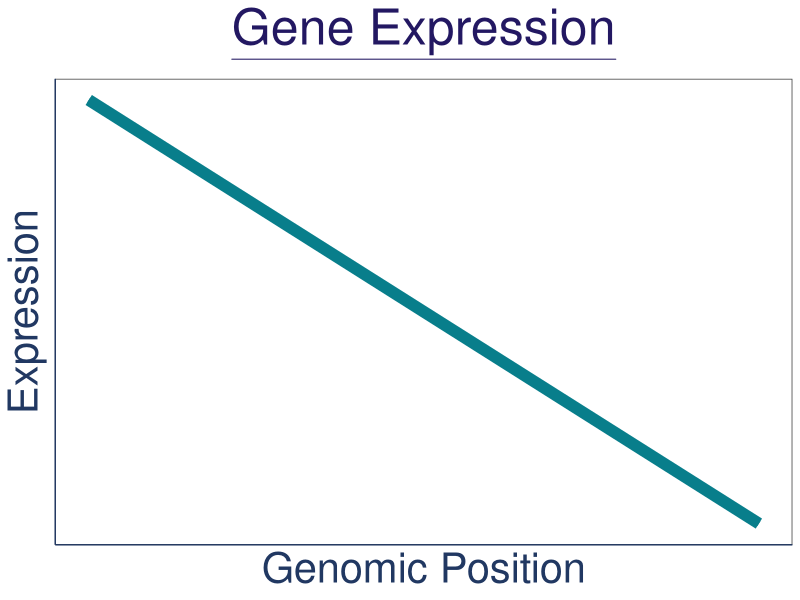
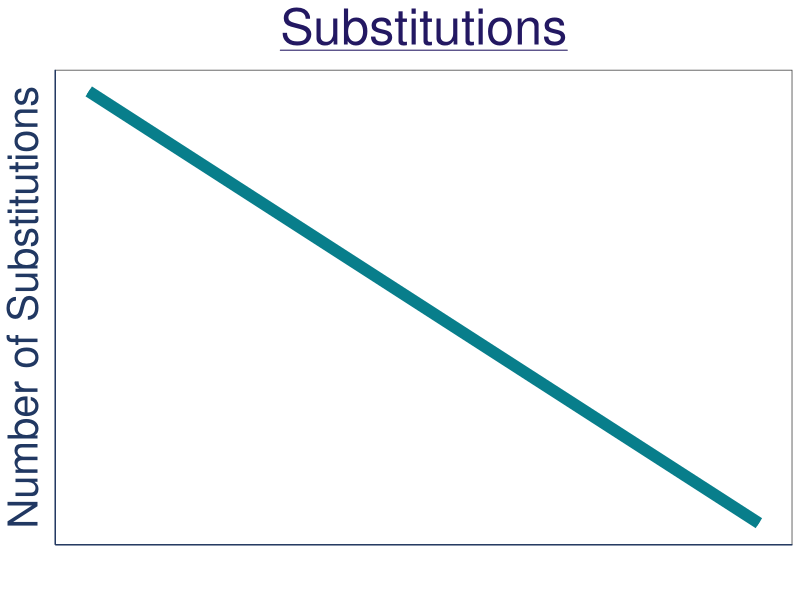
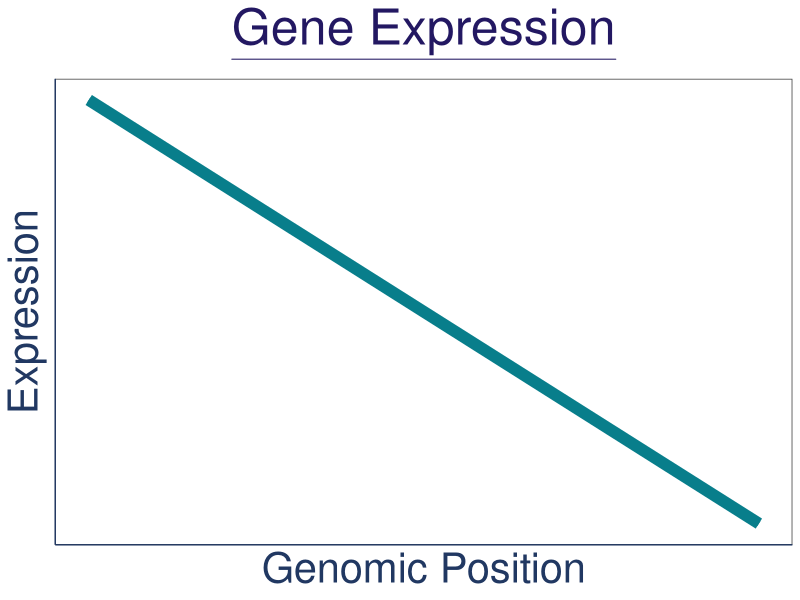
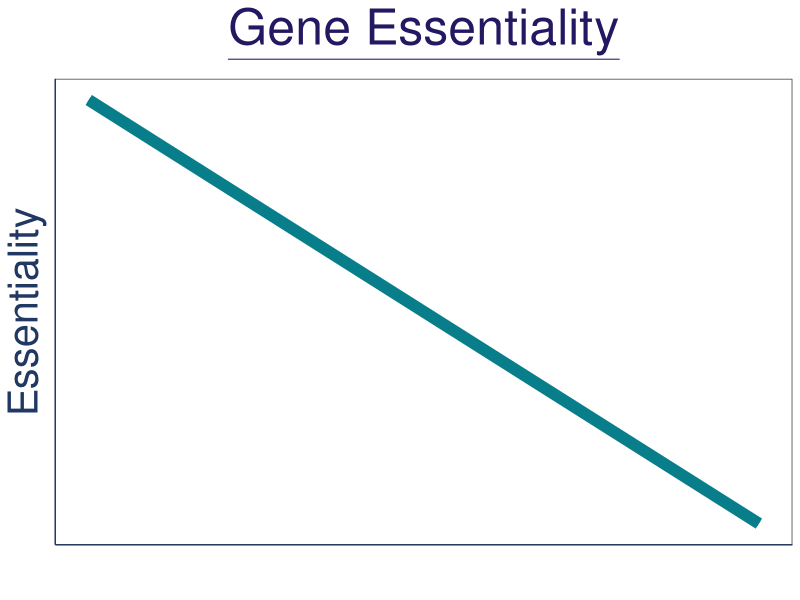
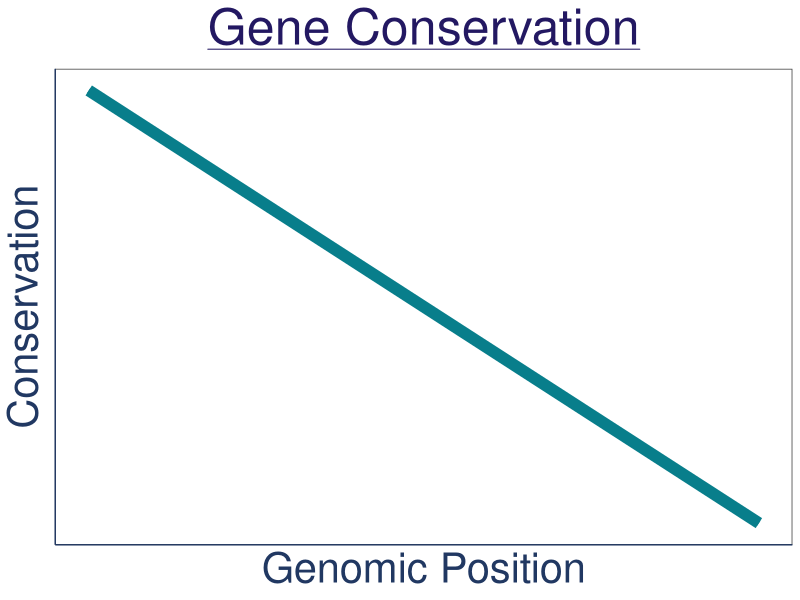
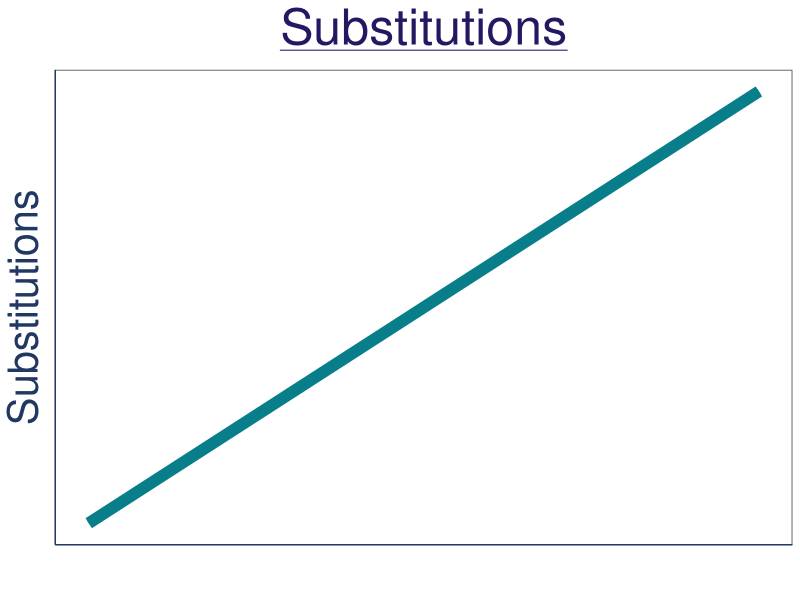
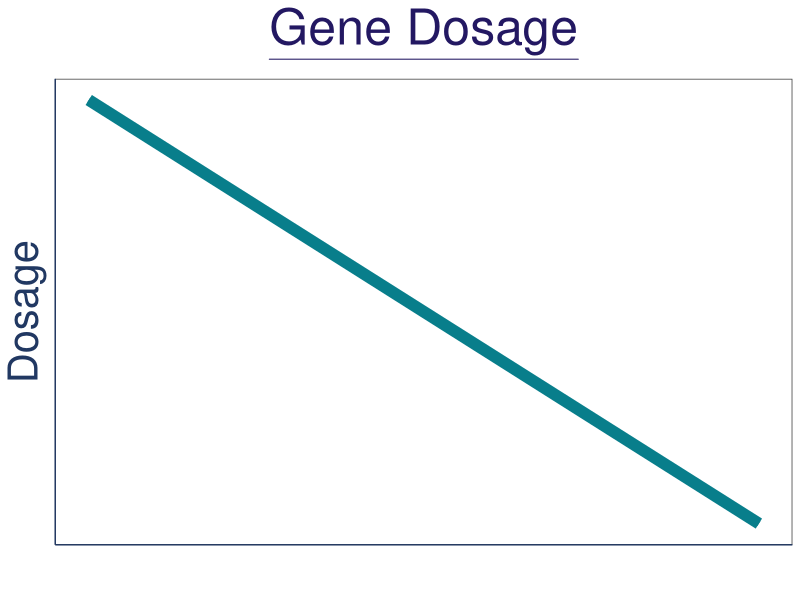

These figures' R source, in order:
setwd("C:/Users/synch/Documents/PhD/Bioinformatics_Lecture/Spatial_genome_trends_graphs/")
##### fake graphs for spatial genomic trends####
library(ggplot2)
require(ggplot2)
require("ggplot2")
library(grid)
library(gridBase)

theme_set(theme_bw()
          + theme(axis.text.x=element_blank(),
            axis.ticks.x=element_blank(),
            axis.text.y=element_blank(),
            axis.title.x=element_text(color = "#213862"),
            axis.title.y=element_text(color = "#213862"),
            axis.ticks.y=element_blank(),
            plot.title = element_text(color = "#231862",hjust = 0.5), 
            text = element_text(size=24))
          + theme(panel.grid.major = element_blank(), panel.grid.minor = element_blank(),
                  panel.background = element_blank(), axis.line = element_line(colour = "#213862"))
)

x <- seq(1,10,1)
y <- seq(1,10,1)
rev_y <- rev(y)
exp <- rep("exp", 10)
mut <- rep("mut", 10)
ess <- rep("ess", 10)
cons <- rep("cons", 10)
df_mut <- data.frame(cbind(x,y,mut))
df_exp <- data.frame(cbind(x,rev_y,exp))
df_ess <- data.frame(cbind(x,rev_y,ess))
df_cons <- data.frame(cbind(x,rev_y,cons))
df_pos <- data.frame(cbind(x,y))
df_neg <- data.frame(cbind(x,rev_y))
colnames(df_mut)[3] <- "trend"
colnames(df_exp)[3] <- "trend"
colnames(df_exp)[2] <- "y"
colnames(df_cons)[2] <- "y"
colnames(df_ess)[2] <- "y"
colnames(df_ess)[3] <- "trend"
colnames(df_cons)[3] <- "trend"

df_all <- data.frame(rbind(df_ess, df_exp, df_cons, df_mut))

#ggplot(data=df_all, aes(x=x, y=x, group=1)) +
#  geom_smooth(method = "lm", se =F, formula = y~x) +
#  facet_wrap(~trend, ncol = 2) +geom_line(color="#1A936F", size=4)+
#  geom_point(pch=".", color="#1A936F") +
#  geom_line(color="#CBE896", size=2)+
#  geom_point(pch=".", color="#CBE896")
#
#  geom_point()
#  
mut_rate <- ggplot(data=df_pos, aes(x=x, y=x, group=1)) +
  geom_line(color="#087E8B", size=4)+
#  geom_line(color="#FE5F55", size=4)+
#  geom_line(color="#FE5F55", size=2)+
  geom_line(color="#087E8B", size=2)+
#  geom_point(pch=".", color="#CBE896") +
#  geom_point(pch=".", color="#FE5F55") +
  theme(plot.title = element_text(hjust = 0.5), 
        text = element_text(size=30)) +
  ggtitle(expression(paste(underline("Substitutions")))) +
  labs(x = "", y = "Substitutions") 
#  labs(x = "Genomic Position", y = "Mutation Rate") +
#  theme(axis.text.x=element_blank(),
#        axis.ticks.x=element_blank(),
#        axis.text.y=element_blank(),
#        axis.title.x=element_text(color = "#074F57"),
#        axis.title.y=element_text(color = "#074F57"),
#        axis.ticks.y=element_blank(),
#        plot.title = element_text(color = "#074F57"))+
#  theme(panel.grid.major = element_blank(), panel.grid.minor = element_blank(),
#        panel.background = element_blank(), axis.line = element_line(colour = "#074F57"))


conserv <- ggplot(data=df_neg, aes(x=x, y=rev_y, group=1)) +
#  geom_line(color="#FE5F55", size=4)+
  geom_line(color="#087E8B", size=4)+
  geom_line(color="#087E8B", size=2)+
#  geom_line(color="#FE5F55", size=2)+
  theme(plot.title = element_text(hjust = 0.5), 
        text = element_text(size=30)) +
ggtitle(expression(paste(underline("Gene Conservation")))) +
#  annotate("text", x = 7, y = 9.5, label = "Gene Conservation", color = "#074F57", size = 13) +
  labs(x = "Genomic Position", y = "Conservation") +
  theme(axis.text.x=element_blank(),
        axis.ticks.x=element_blank(),
        axis.text.y=element_blank(),
        axis.ticks.y=element_blank(),
)
expression <- ggplot(data=df_neg, aes(x=x, y=rev_y, group=1)) +
#  geom_line(color="#FE5F55", size=4)+
  geom_line(color="#087E8B", size=4)+
  geom_line(color="#087E8B", size=2)+
#  geom_line(color="#FE5F55", size=2)+
  theme(plot.title = element_text(hjust = 0.5), 
        text = element_text(size=30)) +
  ggtitle(expression(paste(underline("Gene Expression")))) +
#  annotate("text", x = 7.5, y = 9.5, label = "Gene Expression", color = "#074F57", size = 13) +
  labs(x = "Genomic Position", y = "Expression") +
  theme(axis.text.x=element_blank(),
        axis.ticks.x=element_blank(),
        axis.text.y=element_blank(),
        axis.ticks.y=element_blank()
)

dosage <- ggplot(data=df_neg, aes(x=x, y=rev_y, group=1)) +
  geom_line(color="#087E8B", size=4)+
  #  geom_line(color="#FE5F55", size=4)+
  geom_line(color="#087E8B", size=2)+
  #  geom_line(color="#FE5F55", size=2)+
  theme(plot.title = element_text(hjust = 0.5), 
        text = element_text(size=30)) +
  ggtitle(expression(paste(underline("Gene Dosage")))) +
  labs(x = "", y = "Dosage") +
  #  labs(x = "Genomic Position", y = "Essentiality") +
  theme(axis.text.x=element_blank(),
        axis.ticks.x=element_blank(),
        axis.text.y=element_blank(),
                axis.ticks.y=element_blank(),
)







essential <- ggplot(data=df_neg, aes(x=x, y=rev_y, group=1)) +
  geom_line(color="#087E8B", size=4)+
#  geom_line(color="#FE5F55", size=4)+
  geom_line(color="#087E8B", size=2)+
#  geom_line(color="#FE5F55", size=2)+
  theme(plot.title = element_text(hjust = 0.5), 
        text = element_text(size=30)) +
  ggtitle(expression(paste(underline("Gene Essentiality")))) +
  labs(x = "", y = "Essentiality") +
#  labs(x = "Genomic Position", y = "Essentiality") +
  theme(axis.text.x=element_blank(),
        axis.ticks.x=element_blank(),
        axis.text.y=element_blank(),
        axis.ticks.y=element_blank(),
)

exp_results <- ggplot(data=df_neg, aes(x=x, y=rev_y, group=1)) +
  geom_line(color="#087E8B", size=4)+
  geom_line(color="#087E8B", size=2)+
  theme(plot.title = element_text(hjust = 0.5), 
        text = element_text(size=30)) +
  ggtitle("Gene Expression") +
  labs(x = "Genomic Position", y = "Expression") +
  theme(axis.text.x=element_blank(),
        axis.ticks.x=element_blank(),
        axis.text.y=element_blank(),
        axis.ticks.y=element_blank(),
  )
pdf("exp_results_graph.pdf")
expression
dev.off()

sub_results <- ggplot(data=df_neg, aes(x=x, y=rev_y, group=1)) +
  geom_line(color="#087E8B", size=4)+
  geom_line(color="#087E8B", size=2)+
  theme(plot.title = element_text(hjust = 0.5), 
        text = element_text(size=30)) +
  ggtitle(expression(paste(underline("Substitutions")))) +
  labs(x = "", y = "Number of Substitutions") +
  theme(axis.text.x=element_blank(),
        axis.ticks.x=element_blank(),
        axis.text.y=element_blank(),
        axis.ticks.y=element_blank(),
  )
pdf("sub_results_graph.pdf")
sub_results
dev.off()

pdf("exp_graph.pdf")
expression
dev.off()


pdf("ess_graph.pdf")
essential
dev.off()


pdf("cons_graph.pdf")
conserv
dev.off()

pdf("mut_graph.pdf")
mut_rate
dev.off()


pdf("dosage_graph.pdf")
dosage
dev.off()
